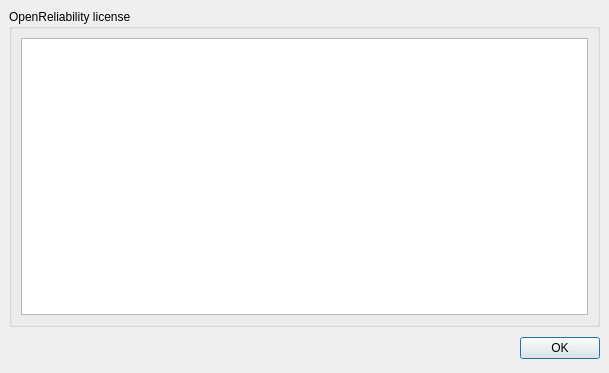
<ui version="4.0" >
 <class>LicenseDialog</class>
 <widget class="QDialog" name="LicenseDialog" >
  <property name="geometry" >
   <rect>
    <x>0</x>
    <y>0</y>
    <width>609</width>
    <height>373</height>
   </rect>
  </property>
  <property name="windowTitle" >
   <string>License - OpenReliability</string>
  </property>
  <layout class="QVBoxLayout" >
   <property name="margin" >
    <number>9</number>
   </property>
   <property name="spacing" >
    <number>6</number>
   </property>
   <item>
    <widget class="QGroupBox" name="groupBox" >
     <property name="title" >
      <string>OpenReliability license</string>
     </property>
     <layout class="QVBoxLayout" >
      <property name="margin" >
       <number>9</number>
      </property>
      <property name="spacing" >
       <number>6</number>
      </property>
      <item>
       <widget class="QTextEdit" name="licenseEdit" >
        <property name="lineWrapMode" >
         <enum>QTextEdit::NoWrap</enum>
        </property>
        <property name="readOnly" >
         <bool>true</bool>
        </property>
       </widget>
      </item>
     </layout>
    </widget>
   </item>
   <item>
    <layout class="QHBoxLayout" >
     <property name="margin" >
      <number>0</number>
     </property>
     <property name="spacing" >
      <number>6</number>
     </property>
     <item>
      <spacer>
       <property name="orientation" >
        <enum>Qt::Horizontal</enum>
       </property>
       <property name="sizeHint" >
        <size>
         <width>131</width>
         <height>31</height>
        </size>
       </property>
      </spacer>
     </item>
     <item>
      <widget class="QPushButton" name="okButton" >
       <property name="text" >
        <string>OK</string>
       </property>
      </widget>
     </item>
    </layout>
   </item>
  </layout>
 </widget>
 <resources/>
 <connections>
  <connection>
   <sender>okButton</sender>
   <signal>clicked()</signal>
   <receiver>LicenseDialog</receiver>
   <slot>accept()</slot>
   <hints>
    <hint type="sourcelabel" >
     <x>542</x>
     <y>347</y>
    </hint>
    <hint type="destinationlabel" >
     <x>294</x>
     <y>186</y>
    </hint>
   </hints>
  </connection>
 </connections>
</ui>
